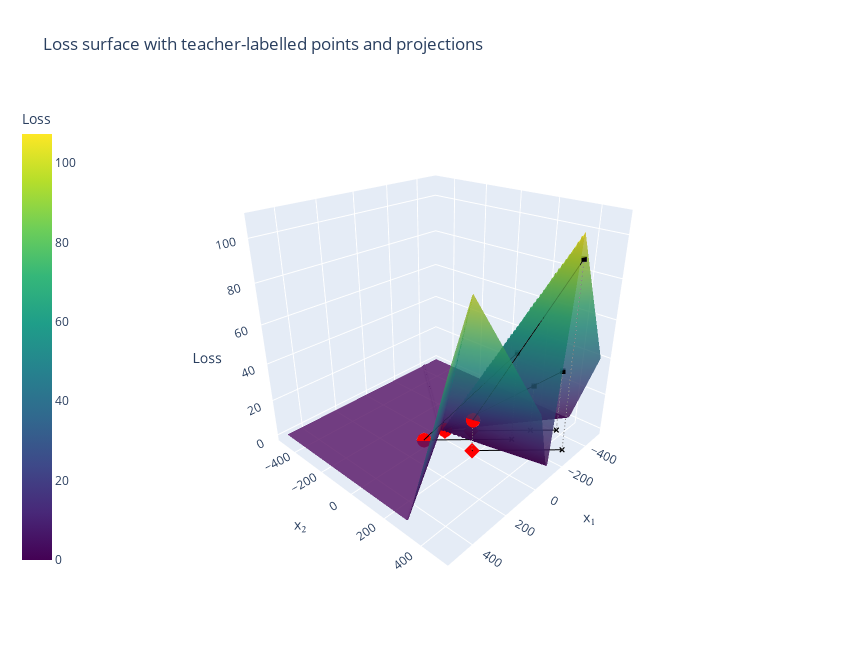

The notebook cell this image was saved under:
### Code cell
# ----- parameters ------------------------------------------------
NUM_PER_CLASS = 2                           # how many points per label (0 / 1)
BOX           = np.array([-500, 500])     # grid range     

# ----- 1. sample points until we have both labels ----------------
rng     = np.random.default_rng(SEED)
points0 = []
points1 = []

# ------------------------------------------------------------------
# distance threshold (feel free to tune)
# ------------------------------------------------------------------
R_MIN = 6          # reject a candidate if it is nearer than this

def too_close(pt, bank):
    """True if pt is within R_MIN of any point in bank (list of arrays)."""
    if not bank:                      # empty list → nothing to check
        return False
    bank_arr = np.vstack(bank)        # shape (k,2)
    return np.any(np.linalg.norm(bank_arr - pt, axis=1) < R_MIN)

# ------------------------------------------------------------------
# sampling loop with spacing constraint
# ------------------------------------------------------------------
pts_all  = np.vstack([points0, points1])           # shape (2·NUM_PER_CLASS, 2)
pts_all  = np.vstack([[100,-10], [10,200],[-100,100], [-16,12]])
labels   = np.array([0]*NUM_PER_CLASS + [1]*NUM_PER_CLASS)

# ----- 2. compute loss (z-coord) for each sampled point ----------
def cross_entropy(student_W1, student_W2, x, true_label):
    h       = np.maximum(x @ student_W1.T, 0.0)
    logits  = h @ student_W2.T
    p       = np.exp(logits - logits.max())
    p      /= p.sum()
    return -np.log(p[true_label])

z_vals = np.array([
    cross_entropy(W1, W2, x, c) for x in pts_all   # c = 0 everywhere
])

# ----- 3. build the surface (same as before) --------------------
grid   = np.linspace(*BOX, 200)
xx, yy = np.meshgrid(grid, grid)
XY     = np.c_[xx.ravel(), yy.ravel()]
y_one  = np.tile(np.array([1, 0]), (XY.shape[0], 1))   # one-hot for class 0

pre     = XY @ W1.T
h       = np.maximum(pre, 0.0)
logits  = h @ W2.T
p_grid  = np.exp(logits - logits.max(axis=1, keepdims=True))
p_grid /= p_grid.sum(axis=1, keepdims=True)
loss    = (-np.sum(y_one * np.log(p_grid), axis=1)
          ).reshape(xx.shape)

# ----- 4. plot surface + scatter points -------------------------
fig = go.Figure()

# ─── loss surface ───────────────────────────────────────────────
fig.add_trace(
    go.Surface(
        x=xx, y=yy, z=loss,
        colorscale='Viridis', opacity=0.8,
        showscale=True, colorbar=dict(title='Loss', x=-0.15)
    )
)

# convenience masks
mask0 = labels == 0
mask1 = ~mask0

# ─── 3-D scatter (true points) ──────────────────────────────────
fig.add_trace(
    go.Scatter3d(
        x=pts_all[mask0, 0], y=pts_all[mask0, 1], z=z_vals[mask0],
        mode='markers',
        marker=dict(size=5, color='red'),
        showlegend=False
    )
)
fig.add_trace(
    go.Scatter3d(
        x=pts_all[mask1, 0], y=pts_all[mask1, 1], z=z_vals[mask1],
        mode='markers',
        marker=dict(size=5, color='red'),
        showlegend=False
    )
)

# ─── projections onto the x₁x₂-plane (z = 0) ────────────────────
fig.add_trace(
    go.Scatter3d(
        x=pts_all[mask0, 0], y=pts_all[mask0, 1], z=np.zeros_like(z_vals[mask0]),
        mode='markers',
        marker=dict(size=4, color='red', symbol='diamond'),
        showlegend=False
    )
)
fig.add_trace(
    go.Scatter3d(
        x=pts_all[mask1, 0], y=pts_all[mask1, 1], z=np.zeros_like(z_vals[mask1]),
        mode='markers',
        marker=dict(size=4, color='red', symbol='diamond'),
        showlegend=False
    )
)

# ─── dashed vertical connectors ─────────────────────────────────
for (x, y, z) in zip(pts_all[:, 0], pts_all[:, 1], z_vals):
    fig.add_trace(
        go.Scatter3d(
            x=[x, x], y=[y, y], z=[0, z],
            mode='lines',
            line=dict(color='gray', dash='dash'),
            showlegend=False        # one legend entry is enough
        )
    )
    
# ─── witness direction u as arrows ─────────────────────────────
T_LEN   = 5                     # arrow length in input space
u_xy = u
# u_xy    = u / np.linalg.norm(u)   # witness direction projected to (x1, x2)

for idx, (x0, y0) in enumerate(pts_all):
    #  end-point of the arrow in the plane  z = 0
    x1, y1 = x0 + T_LEN * u_xy[0], y0 + T_LEN * u_xy[1]

    # --- (a) loss at the ray endpoint ---------------------------------
    z_end  = cross_entropy(W1, W2, np.array([x1, y1]), c)

    # --- (b) endpoint marker in the plane (×) -------------------------
    fig.add_trace(
        go.Scatter3d(
            x=[x1], y=[y1], z=[0],
            mode='markers',
            marker=dict(size=2, color='black', symbol='x'),
            showlegend=False
        )
    )

    # --- (c) endpoint marker on the surface (■) -----------------------
    fig.add_trace(
        go.Scatter3d(
            x=[x1], y=[y1], z=[z_end],
            mode='markers',
            marker=dict(size=2, color='black', symbol='square'),
            showlegend=False
        )
    )

    # --- (d) connector between the two surface points ----------
    fig.add_trace(
        go.Scatter3d(
            x=[x0, x1], y=[y0, y1],
            z=[z_vals[idx], z_end],
            mode='lines',
            line=dict(color='black'),
            showlegend=False
        )
    )

    # --------------------------
    fig.add_trace(
        go.Scatter3d(
            x=[x1, x1], y=[y1, y1], z=[0, z_end],
            mode='lines',
            line=dict(color='gray', dash='dash'),
            showlegend=False        # one legend entry is enough
        )
    )
    
    # line segment (arrow shaft)
    fig.add_trace(
        go.Scatter3d(
            x=[x0, x1],
            y=[y0, y1],
            z=[0, 0],
            mode='lines',
            line=dict(color='black', width=2),
            showlegend=False
        )
    )
    
# ─── layout and camera settings ─────────────────────────────────
fig.update_layout(
    title='Loss surface with teacher-labelled points and projections',
    scene=dict(
        xaxis_title='x₁',
        yaxis_title='x₂',
        zaxis_title='Loss',
        camera=dict(eye=dict(x=1.5, y=1.4, z=1.0))  # nicer default view
    ),
    width=850,
    height=650
)

fig.show()

### Figure 1 — Plotly figure (JSON) as saved in the notebook; plotly's stock layout.template omitted (floating-point values rounded to 4 significant figures; data arrays with more than 128 entries replaced by an {"elided": "..."} marker saying what was removed)
{"data": [{"colorbar": {"title": {"text": "Loss"}, "x": -0.15}, "colorscale": [[0, "#440154"], [0.1111, "#482878"], [0.2222, "#3e4989"], [0.3333, "#31688e"], [0.4444, "#26828e"], [0.5556, "#1f9e89"], [0.6667, "#35b779"], [0.7778, "#6ece58"], [0.8889, "#b5de2b"], [1, "#fde725"]], "opacity": 0.8, "showscale": true, "type": "surface", "x": {"elided": "200x200 float values"}, "y": {"elided": "200x200 float values"}, "z": {"elided": "200x200 float values"}}, {"marker": {"color": "red", "size": 5}, "mode": "markers", "showlegend": false, "type": "scatter3d", "x": [100, 10], "y": [-10, 200], "z": [3.3e-13, 17.36]}, {"marker": {"color": "red", "size": 5}, "mode": "markers", "showlegend": false, "type": "scatter3d", "x": [-100, -16], "y": [100, 12], "z": [8.02, 0.67]}, {"marker": {"color": "red", "size": 4, "symbol": "diamond"}, "mode": "markers", "showlegend": false, "type": "scatter3d", "x": [100, 10], "y": [-10, 200], "z": [0.0, 0.0]}, {"marker": {"color": "red", "size": 4, "symbol": "diamond"}, "mode": "markers", "showlegend": false, "type": "scatter3d", "x": [-100, -16], "y": [100, 12], "z": [0.0, 0.0]}, {"line": {"color": "gray", "dash": "dash"}, "mode": "lines", "showlegend": false, "type": "scatter3d", "x": [100, 100], "y": [-10, -10], "z": [0, 3.3e-13]}, {"line": {"color": "gray", "dash": "dash"}, "mode": "lines", "showlegend": false, "type": "scatter3d", "x": [10, 10], "y": [200, 200], "z": [0, 17.36]}, {"line": {"color": "gray", "dash": "dash"}, "mode": "lines", "showlegend": false, "type": "scatter3d", "x": [-100, -100], "y": [100, 100], "z": [0, 8.02]}, {"line": {"color": "gray", "dash": "dash"}, "mode": "lines", "showlegend": false, "type": "scatter3d", "x": [-16, -16], "y": [12, 12], "z": [0, 0.67]}, {"marker": {"color": "black", "size": 2, "symbol": "x"}, "mode": "markers", "showlegend": false, "type": "scatter3d", "x": [-177.6], "y": [278.5], "z": [0]}, {"marker": {"color": "black", "size": 2, "symbol": "square"}, "mode": "markers", "showlegend": false, "type": "scatter3d", "x": [-177.6], "y": [278.5], "z": [47.81]}, {"line": {"color": "black"}, "mode": "lines", "showlegend": false, "type": "scatter3d", "x": [100, -177.6], "y": [-10, 278.5], "z": [3.3e-13, 47.81]}, {"line": {"color": "gray", "dash": "dash"}, "mode": "lines", "showlegend": false, "type": "scatter3d", "x": [-177.6, -177.6], "y": [278.5, 278.5], "z": [0, 47.81]}, {"line": {"color": "black", "width": 2}, "mode": "lines", "showlegend": false, "type": "scatter3d", "x": [100, -177.6], "y": [-10, 278.5], "z": [0, 0]}, {"marker": {"color": "black", "size": 2, "symbol": "x"}, "mode": "markers", "showlegend": false, "type": "scatter3d", "x": [-267.6], "y": [488.5], "z": [0]}, {"marker": {"color": "black", "size": 2, "symbol": "square"}, "mode": "markers", "showlegend": false, "type": "scatter3d", "x": [-267.6], "y": [488.5], "z": [94.93]}, {"line": {"color": "black"}, "mode": "lines", "showlegend": false, "type": "scatter3d", "x": [10, -267.6], "y": [200, 488.5], "z": [17.36, 94.93]}, {"line": {"color": "gray", "dash": "dash"}, "mode": "lines", "showlegend": false, "type": "scatter3d", "x": [-267.6, -267.6], "y": [488.5, 488.5], "z": [0, 94.93]}, {"line": {"color": "black", "width": 2}, "mode": "lines", "showlegend": false, "type": "scatter3d", "x": [10, -267.6], "y": [200, 488.5], "z": [0, 0]}, {"marker": {"color": "black", "size": 2, "symbol": "x"}, "mode": "markers", "showlegend": false, "type": "scatter3d", "x": [-377.6], "y": [388.5], "z": [0]}, {"marker": {"color": "black", "size": 2, "symbol": "square"}, "mode": "markers", "showlegend": false, "type": "scatter3d", "x": [-377.6], "y": [388.5], "z": [33.93]}, {"line": {"color": "black"}, "mode": "lines", "showlegend": false, "type": "scatter3d", "x": [-100, -377.6], "y": [100, 388.5], "z": [8.02, 33.93]}, {"line": {"color": "gray", "dash": "dash"}, "mode": "lines", "showlegend": false, "type": "scatter3d", "x": [-377.6, -377.6], "y": [388.5, 388.5], "z": [0, 33.93]}, {"line": {"color": "black", "width": 2}, "mode": "lines", "showlegend": false, "type": "scatter3d", "x": [-100, -377.6], "y": [100, 388.5], "z": [0, 0]}, {"marker": {"color": "black", "size": 2, "symbol": "x"}, "mode": "markers", "showlegend": false, "type": "scatter3d", "x": [-293.6], "y": [300.5], "z": [0]}, {"marker": {"color": "black", "size": 2, "symbol": "square"}, "mode": "markers", "showlegend": false, "type": "scatter3d", "x": [-293.6], "y": [300.5], "z": [25.86]}, {"line": {"color": "black"}, "mode": "lines", "showlegend": false, "type": "scatter3d", "x": [-16, -293.6], "y": [12, 300.5], "z": [0.67, 25.86]}, {"line": {"color": "gray", "dash": "dash"}, "mode": "lines", "showlegend": false, "type": "scatter3d", "x": [-293.6, -293.6], "y": [300.5, 300.5], "z": [0, 25.86]}, {"line": {"color": "black", "width": 2}, "mode": "lines", "showlegend": false, "type": "scatter3d", "x": [-16, -293.6], "y": [12, 300.5], "z": [0, 0]}], "layout": {"height": 650, "scene": {"camera": {"eye": {"x": 1.5, "y": 1.4, "z": 1}}, "xaxis": {"title": {"text": "x₁"}}, "yaxis": {"title": {"text": "x₂"}}, "zaxis": {"title": {"text": "Loss"}}}, "title": {"text": "Loss surface with teacher-labelled points and projections"}, "width": 850}}
